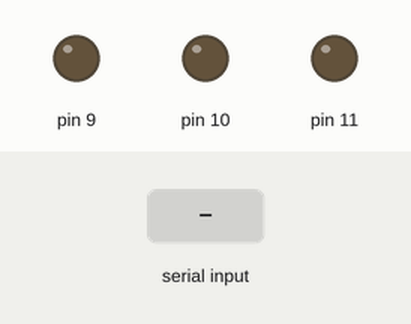
The sketch below on a simulated Arduino Uno, built with avr-gcc and run on an emulated ATmega328P. Shown: output pins drawn as LEDs (lit = HIGH). Inputs (shaded band) come from the test bench.

Above: at 1.2 s.
1.3 s: "y" received over Serial
At 2.4 s:
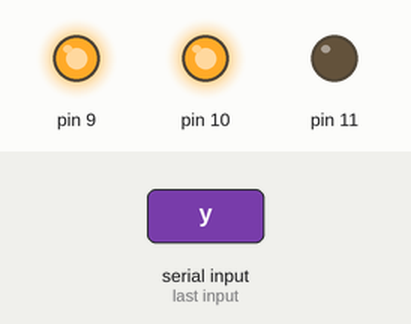
2.8 s: "m" received over Serial
At 3.6 s:
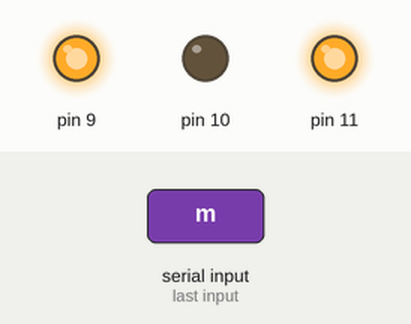
4.3 s: "w" received over Serial
At 4.7 s:
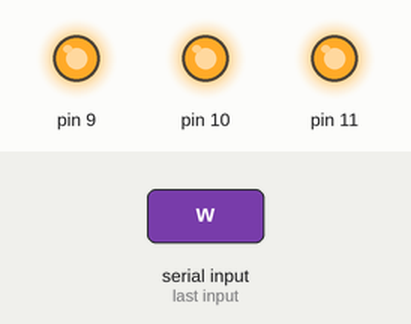
5.8 s: "o" received over Serial
At 7.0 s:
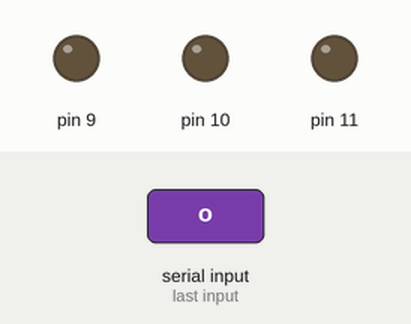
Timing chart, 0 to 8.3 s (numbered marks = the images above; inputs shaded):
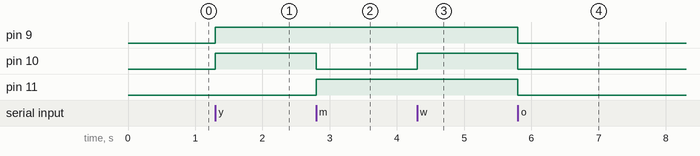

Measured:
- after the input at 1.3 s, pin 9, pin 10: LOW → HIGH at once
- after the input at 2.8 s, pin 10: HIGH → LOW at once; pin 11: LOW → HIGH at once
- after the input at 4.3 s, pin 10: LOW → HIGH at once
- after the input at 5.8 s, pin 9–11: HIGH → LOW at once

The sketch:

20210710_Serial_LED.ino
```cpp
//각 알파벳을 누를 때마다 색 변경
int a = 0;
float b = 3.14;
char c = 'a';


void setup() {
  //
  Serial.begin(9600);
  pinMode(9,OUTPUT);
  pinMode(10,OUTPUT);
  pinMode(11,OUTPUT);

}

void loop() {


  char input = Serial.read();
  if(input == 'y'){
    digitalWrite(10,HIGH);
    digitalWrite(9,HIGH);
    digitalWrite(11,LOW);
  }


  if(input == 'm'){
    digitalWrite(9,HIGH);
    digitalWrite(10,LOW);
    digitalWrite(11,HIGH);
  }


  if(input == 'w'){
    digitalWrite(9,HIGH);
    digitalWrite(10,HIGH);
    digitalWrite(11,HIGH);
    }
  if(input == 'o'){
    digitalWrite(9,LOW);
    digitalWrite(10,LOW);
    digitalWrite(11,LOW);
  }
}
```
